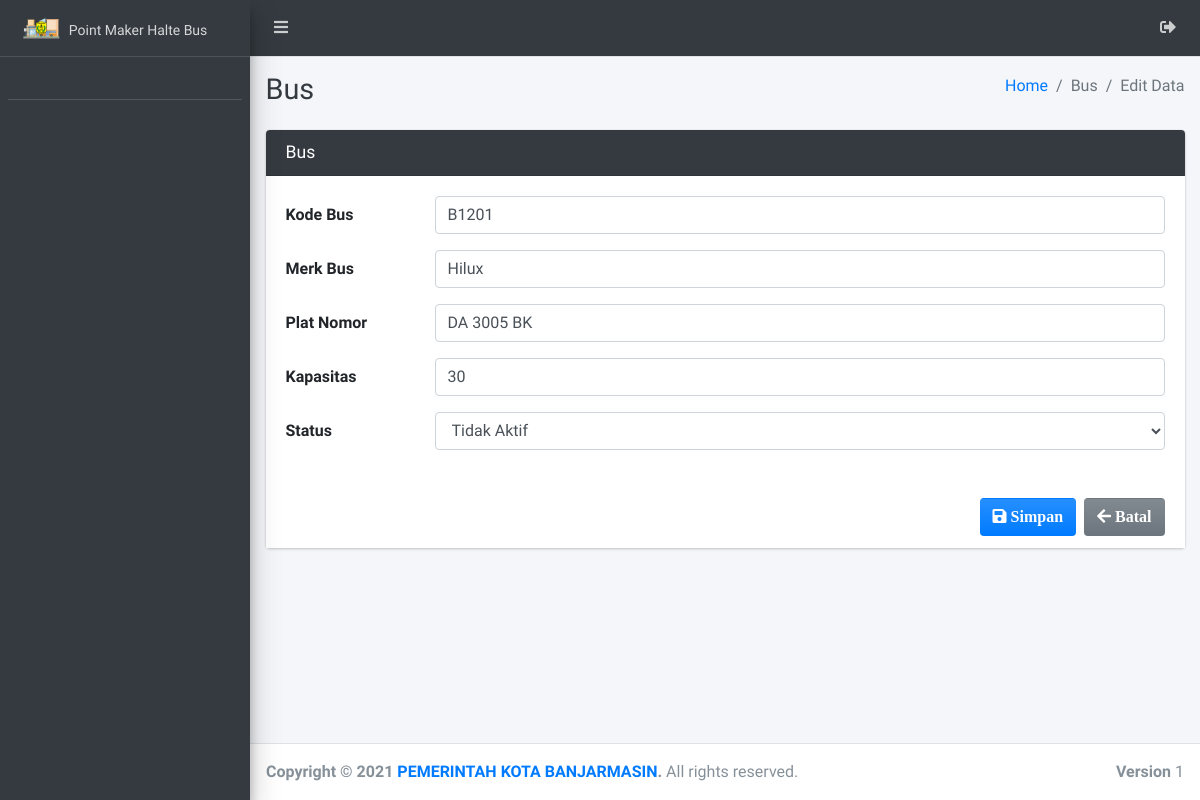
Page /admin/bus/edit?id=2 on the earlier database version.
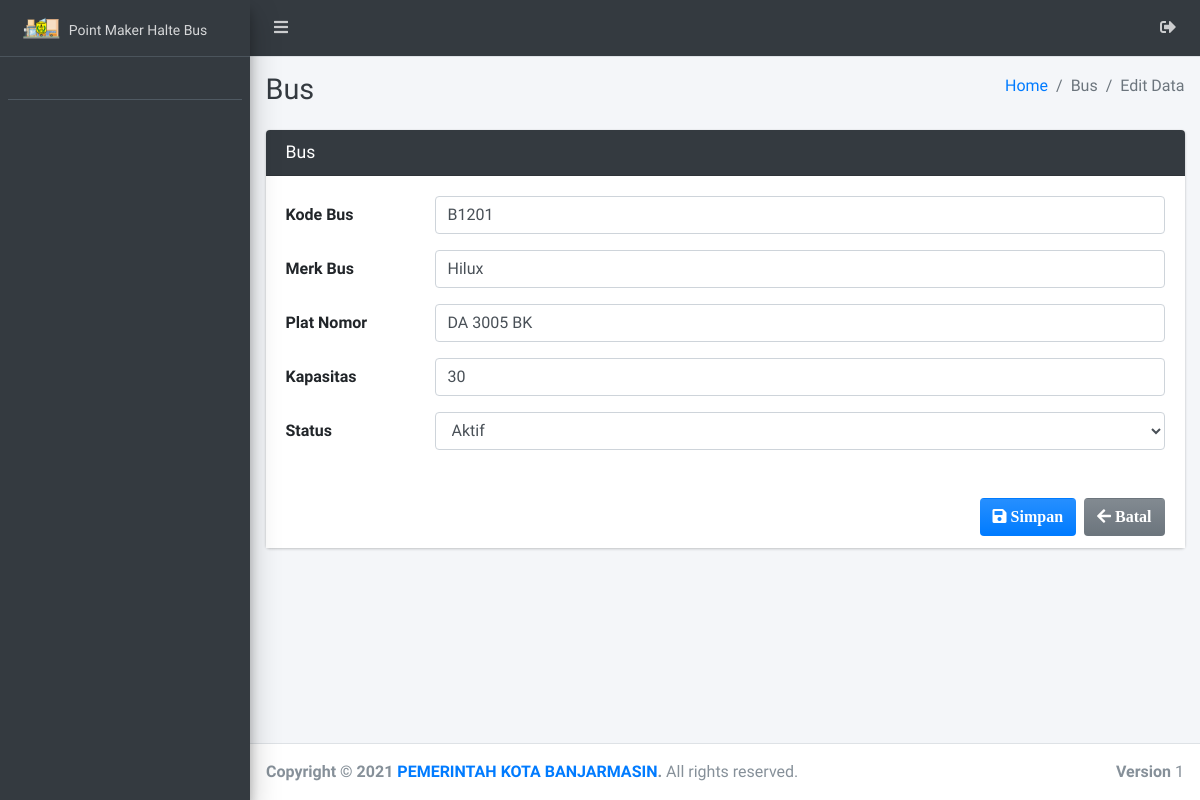
Same page on the later database version.
### tables this page shows
CREATE TABLE `bus` (
  `id_bus` int(11) NOT NULL,
  `kd_bus` varchar(25) NOT NULL,
  `merk_bus` varchar(20) NOT NULL,
  `plat_nomor` varchar(100) NOT NULL,
  `kapasitas` varchar(15) NOT NULL,
  `status_bus` varchar(25) NOT NULL
);

### admin/bus/edit.php (the view, shortened to what the changed rows need)
<?php
require '../../config/koneksi.php';
$id   = $_GET['id'];
$data = $koneksi->query("SELECT * FROM bus WHERE id_bus = '$id'");
$row  = $data->fetch_array();
?>
<!DOCTYPE html>
<html>
<?php
include '../../templates/head.php';
?>
<body class="hold-transition sidebar-mini layout-fixed">
    <div class="wrapper">
        <div class="content-wrapper">
            <div class="content-header">
                <div class="container-fluid">
                    <div class="row mb-2">
                        <div class="col-sm-6">
                            <h1 class="m-0 text-dark">Bus</h1>
                        </div>
                    </div>
                </div>
            </div>
            <section class="content">
                <div class="container-fluid">
                    <form class="form-horizontal" method="POST" action="" enctype="multipart/form-data">
                        <div class="row">
                            <div class="col-md-12">
                                <div class="card card-dark">
                                    <div class="card-body" style="background-color: white;">
                                    <div class="form-group row">
                                            <div class="col-sm-10">
                                                <input type="text" class="form-control"  name="kd_bus" value="<?= $row['kd_bus'] ?>">
                                            </div>
                                        </div>
                                        <div class="form-group row">
                                            <div class="col-sm-10">
                                                <input type="text" class="form-control" id="merk_bus" name="merk_bus" value="<?= $row['merk_bus'] ?>">
                                            </div>
                                        </div>
                                        <div class="form-group row">
                                            <div class="col-sm-10">
                                            <input type="text" class="form-control" id="plat_nomor" name="plat_nomor" value="<?= $row['plat_nomor'] ?>">
                                            </div>
                                        </div>
                                        <div class="form-group row">
                                            <div class="col-sm-10">
                                                <input type="number" class="form-control"  name="kapasitas" value="<?= $row['kapasitas'] ?>">
                                            </div>
                                        </div>
                                        <div class="form-group row">
                                            <div class="col-sm-10">
                                            <select class="form-control select2" data-placeholder="Pilih" id="status_bus" name="status_bus" required="">
                                                <option value="Aktif" <?php if ($row['status_bus'] == "Aktif") {
                                                                            echo "selected";
                                                                        } ?>>Aktif</option>
                                                <option value="Tidak Aktif" <?php if ($row['status_bus'] == "Tidak Aktif") {
                                                                            echo "selected";
                                                                        } ?>>Tidak Aktif</option>
                                            </select>
                                            </div>
                                        </div>
                                    </div>
                                </div>
                            </div>
                        </div>
                    </form>
                </div>
            </section>
        </div>
    </div>
</body>
</html>

Differences in the rows shown:
changed bus "Hilux": status_bus "Tidak Aktif" → "Aktif"
